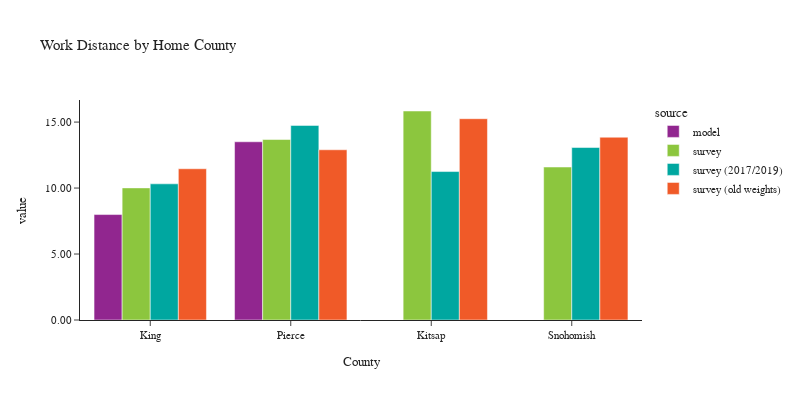

The notebook cell saved with this chart:
### Code cell
plot_work_location(df_workers, 'CountyName_home', 'Home County', 'County')

### Figure 1 — Plotly figure (JSON) as saved in the notebook; plotly's stock layout.template omitted (floating-point values rounded to 4 significant figures)
{"data": [{"alignmentgroup": "True", "customdata": [[773247], [410801]], "hovertemplate": "source=model<br>CountyName_home=%{x}<br>value=%{y}<br>sample count=%{customdata[0]}<extra></extra>", "legendgroup": "model", "marker": {"color": "#91268F", "pattern": {"shape": ""}}, "name": "model", "offsetgroup": "model", "orientation": "v", "showlegend": true, "textposition": "auto", "type": "bar", "x": ["King", "Pierce"], "xaxis": "x", "y": [7.992, 13.51], "yaxis": "y"}, {"alignmentgroup": "True", "customdata": [[2119], [129], [295], [280]], "hovertemplate": "source=survey<br>CountyName_home=%{x}<br>value=%{y}<br>sample count=%{customdata[0]}<extra></extra>", "legendgroup": "survey", "marker": {"color": "#8CC63E", "pattern": {"shape": ""}}, "name": "survey", "offsetgroup": "survey", "orientation": "v", "showlegend": true, "textposition": "auto", "type": "bar", "x": ["King", "Kitsap", "Pierce", "Snohomish"], "xaxis": "x", "y": [10.01, 15.84, 13.68, 11.59], "yaxis": "y"}, {"alignmentgroup": "True", "customdata": [[2009], [125], [286], [272]], "hovertemplate": "source=survey (2017/2019)<br>CountyName_home=%{x}<br>value=%{y}<br>sample count=%{customdata[0]}<extra></extra>", "legendgroup": "survey (2017/2019)", "marker": {"color": "#00A7A0", "pattern": {"shape": ""}}, "name": "survey (2017/2019)", "offsetgroup": "survey (2017/2019)", "orientation": "v", "showlegend": true, "textposition": "auto", "type": "bar", "x": ["King", "Kitsap", "Pierce", "Snohomish"], "xaxis": "x", "y": [10.32, 11.25, 14.75, 13.07], "yaxis": "y"}, {"alignmentgroup": "True", "customdata": [[5008], [145], [472], [345]], "hovertemplate": "source=survey (old weights)<br>CountyName_home=%{x}<br>value=%{y}<br>sample count=%{customdata[0]}<extra></extra>", "legendgroup": "survey (old weights)", "marker": {"color": "#F05A28", "pattern": {"shape": ""}}, "name": "survey (old weights)", "offsetgroup": "survey (old weights)", "orientation": "v", "showlegend": true, "textposition": "auto", "type": "bar", "x": ["King", "Kitsap", "Pierce", "Snohomish"], "xaxis": "x", "y": [11.46, 15.26, 12.9, 13.85], "yaxis": "y"}], "layout": {"barmode": "group", "font": {"size": 11}, "height": 400, "legend": {"title": {"text": "source"}, "tracegroupgap": 0}, "title": {"text": "Work Distance by Home County"}, "width": 800, "xaxis": {"anchor": "y", "domain": [0.0, 1.0], "title": {"text": "County"}}, "yaxis": {"anchor": "x", "domain": [0.0, 1.0], "tickformat": ".2f", "title": {"text": "value"}}}}
